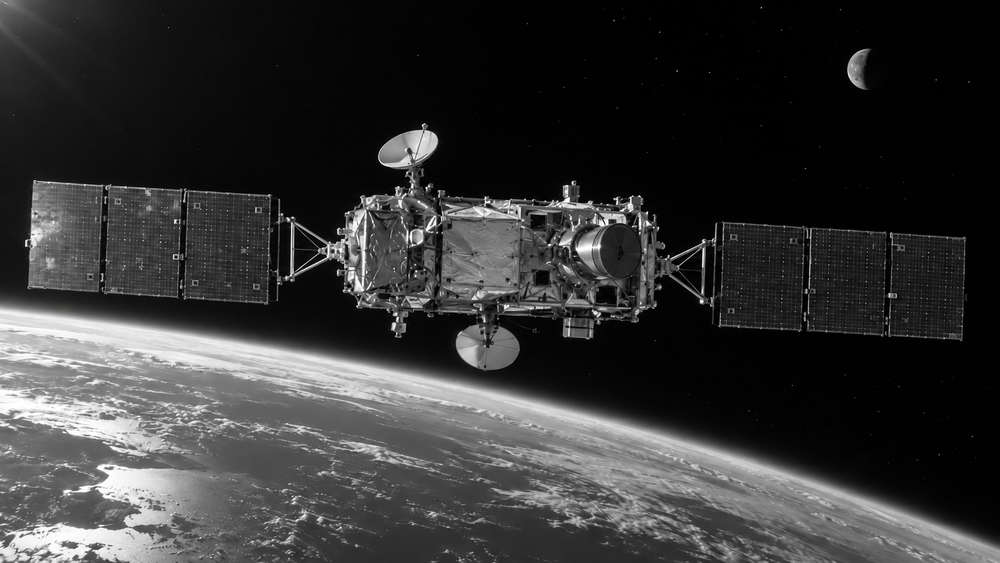
//> input picture img/one.png, 1000 x 563 px, shrunk from 1672 x 941 before the run
$ ./fourier_cli ../../img/one.png out.png   (built with g++ and OpenCV 4)
//> lines starting //> are read from the running program, lines starting //| are printed output that depends on the picture
#include <iostream>
#include <string>
#include <opencv2/core.hpp>
#include <opencv2/imgcodecs.hpp>
#include <opencv2/imgproc.hpp>

int main(int argc, char* argv[]) {
    if (argc < 3) {
        std::cerr << "Usage: fourier_cli <input_image> <output_image>\n";
        return 1;
    }

    const std::string inputPath = argv[1];
    const std::string outputPath = argv[2];
    const cv::Mat image = cv::imread(inputPath, cv::IMREAD_GRAYSCALE);
//> image: 563 rows x 1000 cols, CV_8UC1; min 0, max 255, mean 52.8
    if (image.empty()) {
        std::cerr << "Failed to load input image: " << inputPath << "\n";
        return 2;
    }

    const int optimalRows = cv::getOptimalDFTSize(image.rows);
//> optimalRows = 576
    const int optimalCols = cv::getOptimalDFTSize(image.cols);
//> optimalCols = 1000
    cv::Mat padded;
    cv::copyMakeBorder(image, padded, 0, optimalRows - image.rows, 0, optimalCols - image.cols,
                       cv::BORDER_CONSTANT, cv::Scalar::all(0));
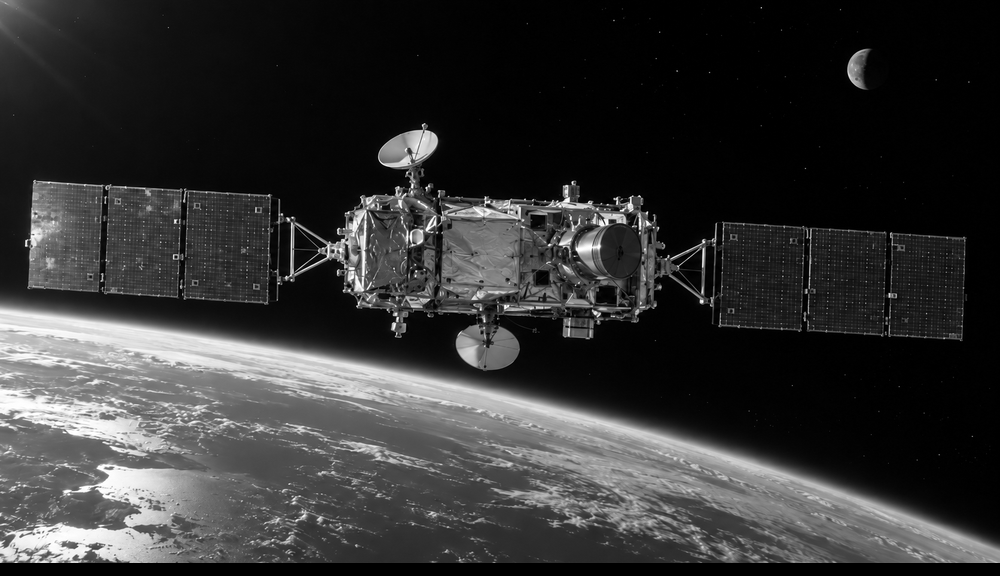
//> padded: 576 rows x 1000 cols, CV_8UC1; min 0, max 255, mean 51.6
    padded.convertTo(padded, CV_32F);
//> padded: 576 rows x 1000 cols, CV_32FC1

    cv::Mat planes[] = { padded, cv::Mat::zeros(padded.size(), CV_32F) };
//> planes[1]: 576 rows x 1000 cols, CV_32FC1; every value is 0
    cv::Mat complexSpectrum;
    cv::merge(planes, 2, complexSpectrum);
    cv::dft(complexSpectrum, complexSpectrum);

    cv::split(complexSpectrum, planes);
    cv::magnitude(planes[0], planes[1], planes[0]);
    cv::Mat magnitude = planes[0];
    magnitude += cv::Scalar::all(1.0f);
    cv::log(magnitude, magnitude);

    // Put low frequencies in the center of the display image.
    magnitude = magnitude(cv::Rect(0, 0, magnitude.cols & -2, magnitude.rows & -2));
    const int cx = magnitude.cols / 2;
//> cx = 500
    const int cy = magnitude.rows / 2;
//> cy = 288
    cv::Mat topLeft(magnitude, cv::Rect(0, 0, cx, cy));
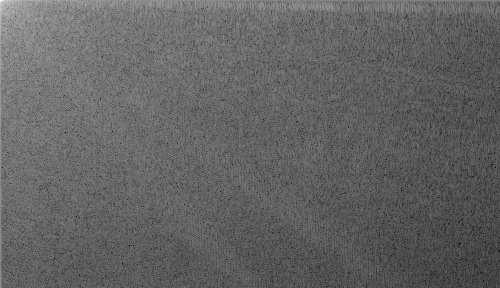
//> topLeft: 288 rows x 500 cols, CV_32FC1; min 2.99, max 17.21, mean 8.54; drawn with min black and max white
    cv::Mat topRight(magnitude, cv::Rect(cx, 0, cx, cy));
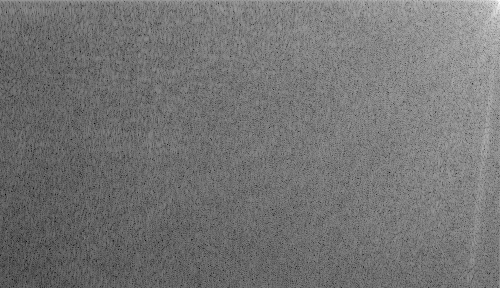
//> topRight: 288 rows x 500 cols, CV_32FC1; min 2.44, max 15.74, mean 8.51; drawn with min black and max white
    cv::Mat bottomLeft(magnitude, cv::Rect(0, cy, cx, cy));
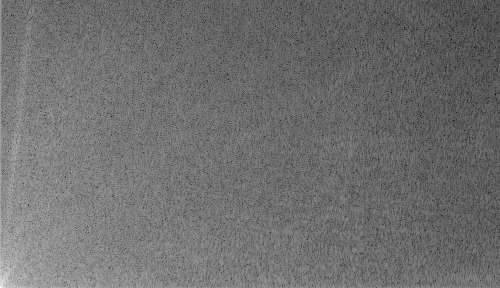
//> bottomLeft: 288 rows x 500 cols, CV_32FC1; min 2.44, max 16.34, mean 8.51; drawn with min black and max white
    cv::Mat bottomRight(magnitude, cv::Rect(cx, cy, cx, cy));
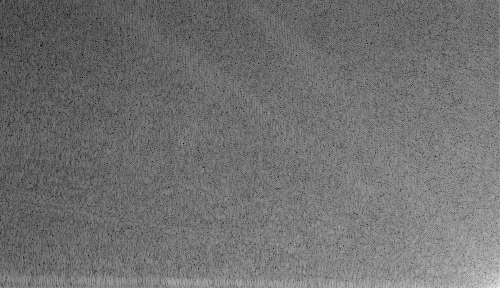
//> bottomRight: 288 rows x 500 cols, CV_32FC1; min 2.99, max 15.48, mean 8.52; drawn with min black and max white
    cv::Mat temporary;
    topLeft.copyTo(temporary);
    bottomRight.copyTo(topLeft);
    temporary.copyTo(bottomRight);
    topRight.copyTo(temporary);
    bottomLeft.copyTo(topRight);
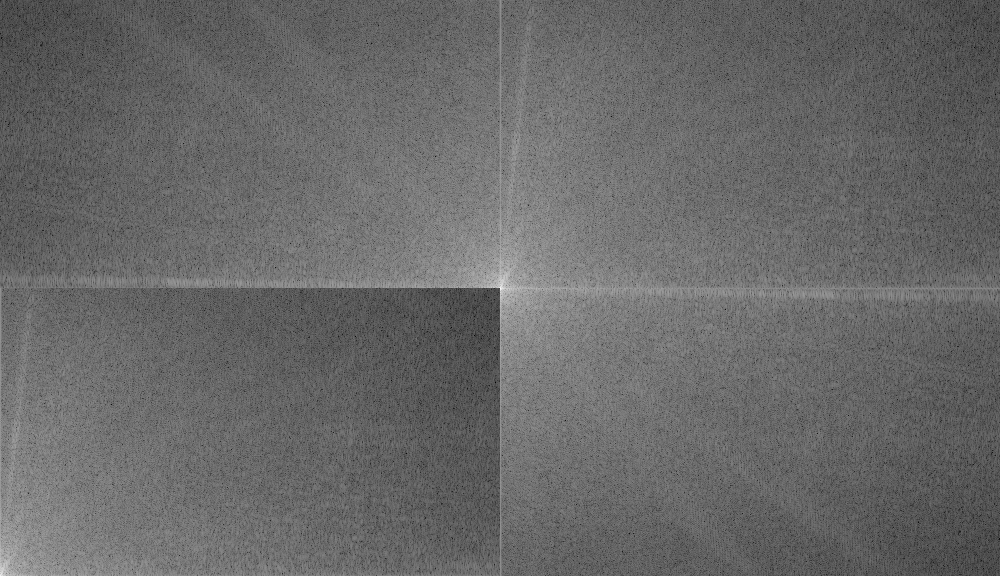
//> magnitude: 576 rows x 1000 cols, CV_32FC1; min 2.44, max 17.21, mean 8.52; drawn with min black and max white
    temporary.copyTo(bottomLeft);
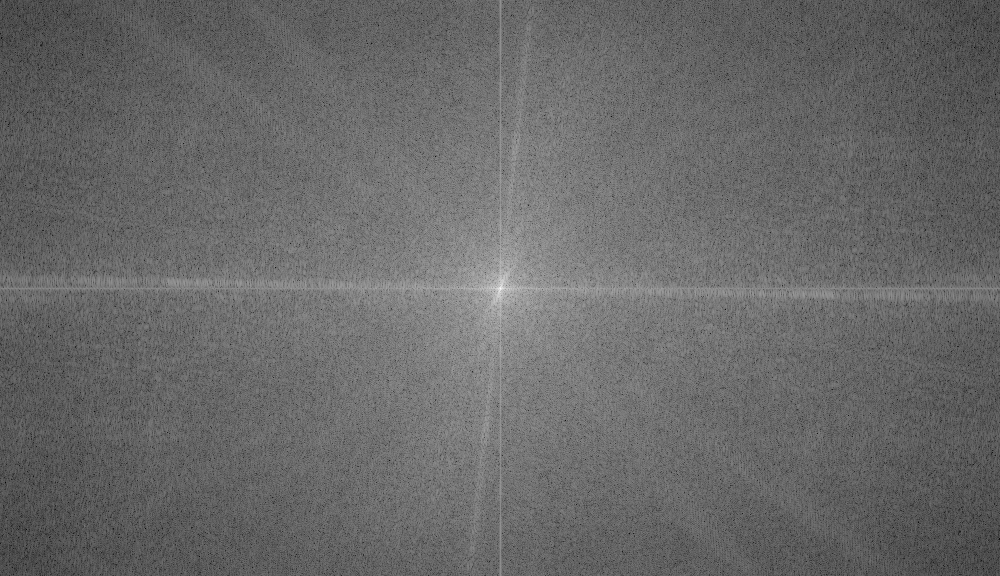
//> magnitude: 576 rows x 1000 cols, CV_32FC1; min 2.44, max 17.21, mean 8.52; drawn with min black and max white

    cv::normalize(magnitude, magnitude, 0, 255, cv::NORM_MINMAX);
    cv::Mat output;
    magnitude.convertTo(output, CV_8U);

    if (!cv::imwrite(outputPath, output)) {
        std::cerr << "Failed to write output image: " << outputPath << "\n";
        return 3;
    }

    std::cout << outputPath << "\n";
    return 0;
}
